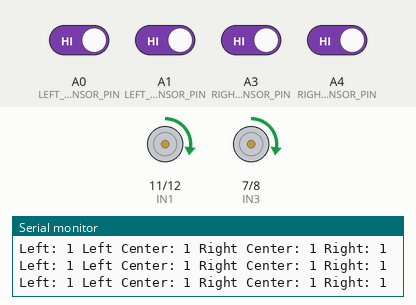
The sketch below on a simulated Arduino Uno, built with avr-gcc and run on an emulated ATmega328P. Shown: motor-driver pin pairs drawn as motors (green arrow = first pin HIGH = forward, orange = second pin HIGH = backward, longer = more drive, scaled by the enable pin), the last lines printed to the serial monitor. Inputs (shaded band) come from the test bench; at power-on: A0 (LEFT_SENSOR_PIN), A1 (LEFT_CENTER_SENSOR_PIN), A3 (RIGHT_CENTER_SENSOR_PIN), A4 (RIGHT_SENSOR_PIN) HIGH.

Above: at 1.2 s.
1.3 s: A0 (LEFT_SENSOR_PIN) driven LOW
At 2.4 s:
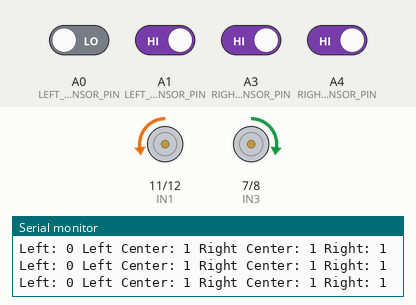
2.8 s: A0 (LEFT_SENSOR_PIN) driven HIGH
At 3.4 s:
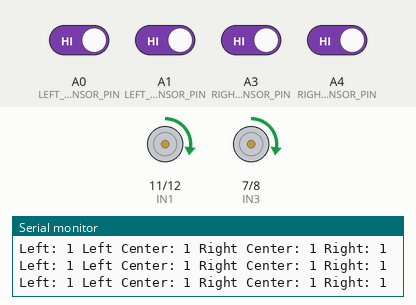
5.8 s: A3 (RIGHT_CENTER_SENSOR_PIN) driven LOW
At 7.0 s:
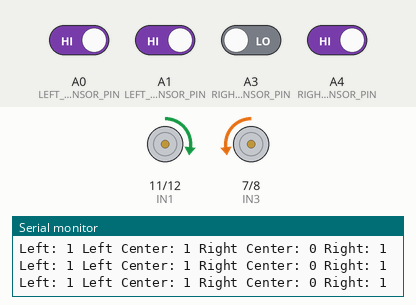
7.3 s: A3 (RIGHT_CENTER_SENSOR_PIN) driven HIGH
At 8.6 s:
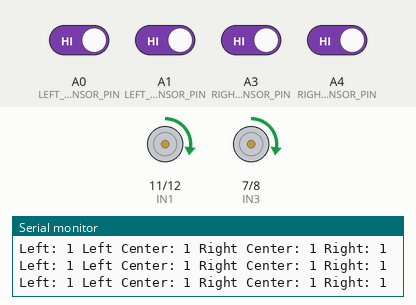
Timing chart, 0 to 10.3 s (numbered marks = the images above; inputs shaded):
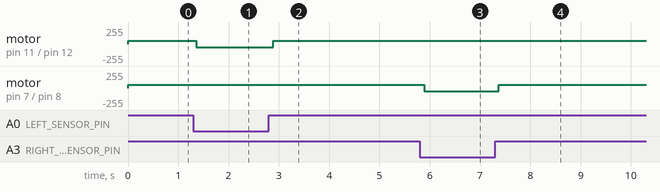

Measured:
- after the input at 1.3 s, motor on pin 11 (IN1) / pin 12 (IN2): forward 50/255 → backward 50/255 after 0.06 s
- after the input at 2.8 s, motor on pin 11 (IN1) / pin 12 (IN2): backward 50/255 → forward 50/255 after 0.09 s
- after the input at 5.8 s, motor on pin 7 (IN3) / pin 8 (IN4): forward 50/255 → backward 50/255 after 0.09 s
- after the input at 7.3 s, motor on pin 7 (IN3) / pin 8 (IN4): backward 50/255 → forward 50/255 after 0.07 s

The sketch:

ArduinoSelfDrivingCarCode20240710.ino
```cpp
// 모터 드라이버 핀 정의
#define ENA 9
#define ENB 10
#define IN1 11
#define IN2 12
#define IN3 7
#define IN4 8

// 라인트레이서 센서 핀 정의
#define LEFT_SENSOR_PIN A0
#define LEFT_CENTER_SENSOR_PIN A1
#define RIGHT_CENTER_SENSOR_PIN A3
#define RIGHT_SENSOR_PIN A4

// 속도 정의
#define V 50

void setup() {
  // 모터 드라이버 핀을 출력 모드로 설정
  pinMode(ENA, OUTPUT);
  pinMode(ENB, OUTPUT);
  pinMode(IN1, OUTPUT);
  pinMode(IN2, OUTPUT);
  pinMode(IN3, OUTPUT);
  pinMode(IN4, OUTPUT);

  // 센서 핀을 입력 모드로 설정
  pinMode(LEFT_SENSOR_PIN, INPUT);
  pinMode(LEFT_CENTER_SENSOR_PIN, INPUT);
  pinMode(RIGHT_CENTER_SENSOR_PIN, INPUT);
  pinMode(RIGHT_SENSOR_PIN, INPUT);

  // 시리얼 통신 시작
  Serial.begin(9600);
}

void loop() {
  // 각 센서 값 읽기
  int leftSensor = digitalRead(LEFT_SENSOR_PIN);
  int leftCenterSensor = digitalRead(LEFT_CENTER_SENSOR_PIN);
  int rightCenterSensor = digitalRead(RIGHT_CENTER_SENSOR_PIN);
  int rightSensor = digitalRead(RIGHT_SENSOR_PIN);

  // 센서 값 출력
  Serial.print("Left: ");
  Serial.print(leftSensor);
  Serial.print(" Left Center: ");
  Serial.print(leftCenterSensor);
  Serial.print(" Right Center: ");
  Serial.print(rightCenterSensor);
  Serial.print(" Right: ");
  Serial.println(rightSensor);

  // 센서 값을 바탕으로 모터 제어
  if (leftSensor == LOW || leftCenterSensor == LOW) {
    turnLeft();
  } else if (rightSensor == LOW || rightCenterSensor == LOW) {
    turnRight();
  } else {
    moveForward();  // 라인을 감지하지 못하면 직진
  }
}

void moveForward() {
  digitalWrite(IN1, HIGH);
  digitalWrite(IN2, LOW);
  digitalWrite(IN3, HIGH);
  digitalWrite(IN4, LOW);
  analogWrite(ENA, V);
  analogWrite(ENB, V);
}

void turnLeft() {
  digitalWrite(IN1, LOW);
  digitalWrite(IN2, HIGH);
  digitalWrite(IN3, HIGH);
  digitalWrite(IN4, LOW);
  analogWrite(ENA, V);
  analogWrite(ENB, V);
}

void turnRight() {
  digitalWrite(IN1, HIGH);
  digitalWrite(IN2, LOW);
  digitalWrite(IN3, LOW);
  digitalWrite(IN4, HIGH);
  analogWrite(ENA, V);
  analogWrite(ENB, V);
}

void stopCar() {
  digitalWrite(IN1, LOW);
  digitalWrite(IN2, LOW);
  digitalWrite(IN3, LOW);
  digitalWrite(IN4, LOW);
}
```
